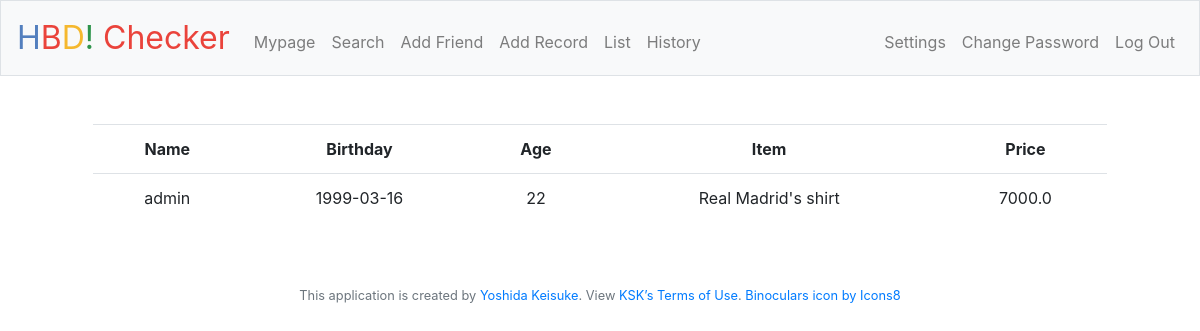
Page /mypage (signed in) on the committed database.
### tables this page shows
CREATE TABLE users (id INTEGER, username TEXT NOT NULL, hash TEXT NOT NULL, email NVARCHAR(320) NOT NULL, birthday DATETIME, item TEXT, price FLOAT, age INT, PRIMARY KEY(id));

### application.py (the view)
@app.route("/mypage", methods=["GET", "POST"])
@login_required
def mypage():
    users = db.execute("SELECT * FROM users WHERE id = ?", session["user_id"])
    if not users[0]['birthday'] or not users[0]['item'] or not users[0]['price']:
        return apology("register your information from settings")
    birthday = users[0]['birthday']
    age = calculate_age(birthday)
    users[0]['age'] = age
    return render_template("mypage.html", users = users)

### application.py (called while the page is built)
@app.after_request
def after_request(response):
    response.headers["Cache-Control"] = "no-cache, no-store, must-revalidate"
    response.headers["Expires"] = 0
    response.headers["Pragma"] = "no-cache"
    return response

### helpers.py (called while the page is built)
def login_required(f):
    @wraps(f)
    def decorated_function(*args, **kwargs):
        if session.get("user_id") is None:
            return redirect("/login")
        return f(*args, **kwargs)
    return decorated_function

def from_dob_to_age(born):
    today = date.today()
    return today.year - born.year - ((today.month, today.day) < (born.month, born.day))

def calculate_age(born):
    born = datetime.strptime(born, '%Y-%m-%d')
    age = from_dob_to_age(born)
    return age

### templates/mypage.html (shortened to what this page needs)
{% extends "layout.html" %}
{% block main %}
    <div class="container">
        <table class="table">
            <tr>
                <th>Name</th>
                <th>Birthday</th>
                <th>Age</th>
                <th>Item</th>
                <th>Price</th>
            </tr>
            {% for user in users %}
                <tr>
                    <td>{{ user['username'] }}</td>
                    <td>{{ user['birthday'] }}</td>
                    <td>{{ user['age'] }}</td>
                    <td>{{ user['item'] }}</td>
                    <td>{{ user['price'] }}</td>
                </tr>
            {% endfor %}
        </table>
    </div>
{% endblock %}

### rows in the picture
users: username "admin", birthday "1999-03-16", age "22", item "Real Madrid's shirt", price "7000.0"
